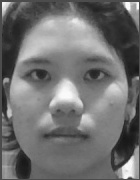
#> input picture ML_Data_Morning/6752300046_Taer.jpg, 140 x 180 px, given in place of the camera
$ python FaceClustering.py
#> lines starting #> are read from the running program, lines starting #| are printed output that depends on the picture; after the words box and inside, x2 and y2 are one past the last pixel; in counts of white or black regions, pixels touching at a corner belong together
### face_utils.py
"""หาหน้าในรูปแล้วตัดเป็นภาพขาวดำขนาดเดียวกัน
ใช้ทั้งตอนเทรน (FaceTrain_2.py) และตอนเปิดกล้อง (FaceClustering.py) ให้เทียบกันได้"""
import cv2
import numpy as np

if not hasattr(cv2, "CascadeClassifier"):
    raise ImportError(f"OpenCV {cv2.__version__} ไม่มี CascadeClassifier (ถูกถอดออกใน OpenCV 5) "
                      "ให้ติดตั้งเวอร์ชัน 4: pip install -r requirements.txt")

FACE_SIZE = (140, 180)   # (กว้าง, สูง) ของหน้าที่ตัดแล้ว = 25,200 พิกเซล
CASCADE = cv2.CascadeClassifier(cv2.data.haarcascades + "haarcascade_frontalface_default.xml")


def crop_face(gray, rect):
    """ตัดช่วงหน้าผากถึงคาง แก้มถึงแก้ม จากกรอบที่ Haar หาได้ แล้วปรับแสง (equalizeHist)"""
    x, y, w, h = rect
    cw = w * 0.78   # กว้าง 78% ของกรอบหน้า = แก้มถึงแก้ม
    x0, y0 = int(round(x + (w - cw) / 2)), int(round(y + h * 0.06))
    x1, y1 = x0 + int(round(cw)), y0 + int(round(cw * FACE_SIZE[1] / FACE_SIZE[0]))
    p = max(0, -x0, -y0, x1 - gray.shape[1], y1 - gray.shape[0])   # กรอบเลยขอบรูป -> เติมขอบ
    if p > 0:
        gray = cv2.copyMakeBorder(gray, p, p, p, p, cv2.BORDER_REPLICATE)
    face = cv2.resize(gray[y0 + p:y1 + p, x0 + p:x1 + p], FACE_SIZE, interpolation=cv2.INTER_AREA)
    return cv2.equalizeHist(face)


# [16 lines left out: function face_from_photo, not called in this run]

### FaceClustering.py
import os
import sys
import cv2
import numpy as np
from face_utils import CASCADE, crop_face

HERE = os.path.dirname(os.path.abspath(__file__))
MODEL_PATH = os.path.join(HERE, "knn_model.npz")   # สร้างโดย FaceTrain_2.py

K = 5               # ดูเพื่อนบ้านใกล้สุดกี่คน
THRESHOLD_PCT = 10  # "คล้าย" = ใกล้กว่า 90% ของคู่เพื่อนต่างคนกันในห้อง (ยิ่งน้อยยิ่งเข้ม)


def rms_distance(X, z):
    """ระยะ Euclidean หารด้วยรากจำนวนพิกเซล = ค่าพิกเซลต่างกันเฉลี่ย (0-255) อ่านง่ายกว่าระยะดิบ"""
    return np.sqrt(np.mean((X - z) ** 2, axis=1))


def knn_similarity(X, y, z, k=K, threshold=40.0):
    """
    คำนวณระยะห่าง (Euclidean Distance) หาเพื่อนบ้านใกล้ที่สุด k คน
    threshold: ค่าระยะห่างสูงสุด ถ้ายิ่งน้อยยิ่งเหมือนกันมาก
    """
    distances = rms_distance(X, z)
    idx = np.argsort(distances)[:k]

    # เก็บผลลัพธ์คนที่ผ่านเกณฑ์ Threshold เรียงจากเหมือนมากไปน้อย
    matched_candidates = [{"name": y[i], "distance": distances[i]} for i in idx if distances[i] <= threshold]

    # ดึงชื่อคนที่ผ่านเกณฑ์แบบไม่ซ้ำกัน (คงลำดับ)
    unique_names = list(dict.fromkeys(item["name"] for item in matched_candidates))
    return unique_names, matched_candidates


def calibrate(X):
    """ตั้ง threshold จากข้อมูลจริง: ระยะระหว่างเพื่อนต่างคนกันทุกคู่ในห้อง
    คืน (threshold, ระยะกลาง) ระยะกลางใช้แปลงเป็นเปอร์เซ็นต์ความคล้าย"""
    d = np.concatenate([rms_distance(X[i + 1:], X[i]) for i in range(len(X) - 1)])
    return float(np.percentile(d, THRESHOLD_PCT)), float(np.median(d))


def recognize(gray, X, y, threshold, ref):
    """หาทุกหน้าในภาพกล้อง -> [(กรอบ, รายชื่อที่คล้าย, ระยะของคนที่ใกล้สุด, % ความคล้าย)]"""
    out = []
    for rect in CASCADE.detectMultiScale(gray, 1.1, 5, minSize=(80, 80)):
        z = crop_face(gray, rect).flatten().astype(np.float32)   # ตัด+ปรับแสงแบบเดียวกับตอนเทรน
        names, details = knn_similarity(X, y, z, threshold=threshold)
        best = float(rms_distance(X, z).min())
        out.append((rect, names, best, max(0.0, 1 - best / ref) * 100))
    return out


def main():
    if not os.path.exists(MODEL_PATH):
        print("❌ ไม่พบไฟล์ knn_model.npz กรุณารัน FaceTrain_2.py ก่อน")
        sys.exit(1)

    data = np.load(MODEL_PATH)
#> (reads knn_model.npz from the repository)
    X_train, y_train = data["X"].astype(np.float32), data["y"]
    threshold, ref = calibrate(X_train)
    print(f"โหลด {len(y_train)} คน  threshold = {threshold:.1f} (ค่าพิกเซลต่างกันเฉลี่ย)  กด q เพื่อออก")

    # CAP_DSHOW เปิดกล้องเร็วกว่าบน Windows ส่วนระบบอื่นใช้ค่าเริ่มต้น
    cap = cv2.VideoCapture(0, cv2.CAP_DSHOW) if os.name == "nt" else cv2.VideoCapture(0)

    while True:
        ret, frame = cap.read()
#> frame is the input picture: shape (180, 140, 3); min 21, max 253, mean 112.7
        if not ret:
            print("เปิดกล้องไม่ได้")
            break

        gray = cv2.cvtColor(frame, cv2.COLOR_BGR2GRAY)
        results = recognize(gray, X_train, y_train, threshold, ref)
#> the loop in recognize, `for rect in CASCADE.detectMultiScale(gray, 1.1, 5, minSize=(80, 80)):` made 1 pass
#> (x in crop_face, y in crop_face, w in crop_face, h in crop_face, cw in crop_face, x0 in crop_face, y0 in crop_face, x1 in crop_face) on pass 1: (2, 25, 131, 131, 102.2, 16, 33, 118)
#> pass 1, in crop_face, `face = cv2.resize(gray[y0 + p:y1 + p, x0 + p:x1 + p], FACE_SIZE, inter..`:
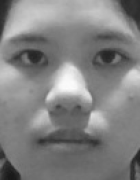
#> face: shape (180, 140); min 24, max 252, mean 129.1
#> after the loop in recognize, `for rect in CASCADE.detectMultiScale(gray, 1.1, 5, minSize=(80, 80)):`: out = [([2, 25, 131, 131], [], 73.72, 0)]
#> results = [([2, 25, 131, 131], [], 73.72, 0)]
        if not results:
            cv2.putText(frame, "No face found - look at the camera", (20, 30),
                        cv2.FONT_HERSHEY_SIMPLEX, 0.7, (0, 0, 255), 2)

        # หาหน้าเองทุกเฟรม (ไม่ต้องจัดหน้าให้ตรงกรอบ) และรองรับหลายคนพร้อมกัน
        for (x, y, w, h), names, best, sim in results:
            color = (0, 255, 0) if names else (0, 0, 255)
            cv2.rectangle(frame, (x, y), (x + w, y + h), color, 2)
            top = f"{names[0]} ({sim:.0f}%)" if names else f"Unknown ({sim:.0f}%)"
            cv2.putText(frame, top, (x, y - 30), cv2.FONT_HERSHEY_SIMPLEX, 0.7, color, 2)
            others = ", ".join(names[1:])
            cv2.putText(frame, f"Similar to: {len(names)} person(s)" + (f" + {others}" if others else ""),
                        (x, y - 8), cv2.FONT_HERSHEY_SIMPLEX, 0.5, (255, 255, 0), 1)
#> this loop made 1 pass
#> (x, y, w, h, names, best, sim, color) on pass 1: (2, 25, 131, 131, [], 73.72, 0, (0, 0, 255))
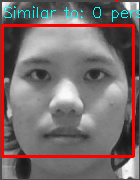
#> frame: shape (180, 140, 3); 7.3% of pixels changed, all inside (x1, y1, x2, y2) = (1, 0, 140, 158)

        cv2.imshow("KNN Multi-Face Matching", frame)
        if cv2.waitKey(1) & 0xFF in (ord("q"), ord("Q")):
#> (key q is pressed here)
            break

    cap.release()
    cv2.destroyAllWindows()


if __name__ == "__main__":
    main()
